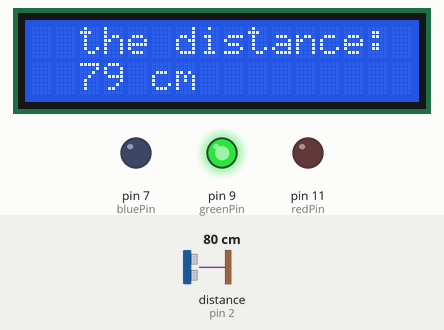
This sketch was run on a simulated Arduino Uno, built with avr-gcc and run on an emulated ATmega328P. Shown: 16×2 character LCD, output pins drawn as LEDs (lit = HIGH). Wiring (inferred from the names in the program): ultrasonic range finder: trigger pin 3; echo pin 2. The test bench sets the inputs (shaded band); at power-on: distance to the obstacle (sensor on pin 2) 80 cm. The echo pulse lasts 58.3 µs per cm; pins used as bus, display or sensor lines are not drawn.

Above: at 1.2 s.
1.3 s: distance to the obstacle (sensor on pin 2) set to 23 cm
At 3.0 s:
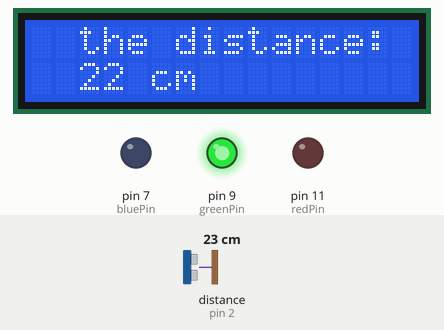
3.6 s: distance to the obstacle (sensor on pin 2) set to 19 cm
At 5.0 s:
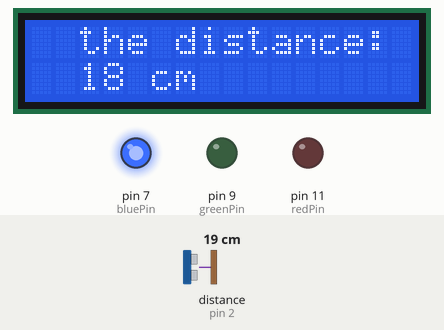
5.6 s: distance to the obstacle (sensor on pin 2) set to 4 cm
At 8.8 s:
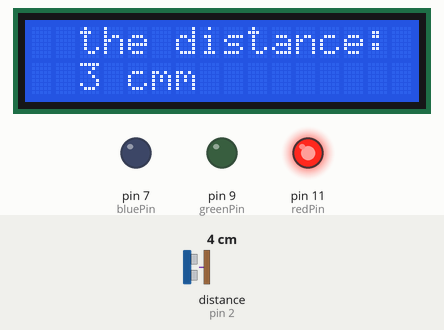
9.7 s: distance to the obstacle (sensor on pin 2) set to 7 cm
At 10.7 s:
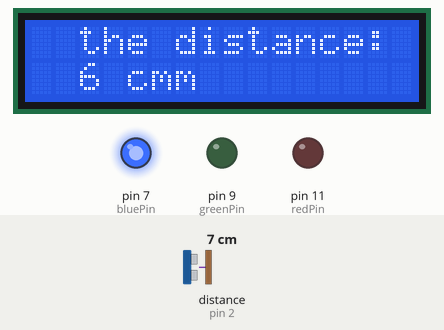
Timing chart, 0 to 12.7 s (numbered marks = the images above; inputs shaded):
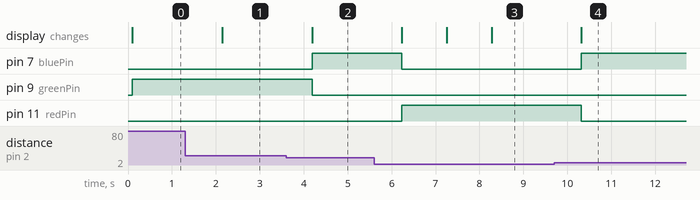

Measured:
- the behaviour switches between 21 and 20 cm on distance to the obstacle (sensor on pin 2) (found by bisection; images 1 and 2)
- the behaviour switches between 5 and 6 cm on distance to the obstacle (sensor on pin 2) (found by bisection; images 3 and 4)
- after the input at 1.3 s, the display: changes after 0.84 s (image 1)
- after the input at 3.6 s, pin 7 (bluePin): LOW → HIGH after 0.59 s; pin 9 (greenPin): HIGH → LOW after 0.59 s; the display: changes after 0.59 s (image 2)
- after the input at 5.6 s, pin 7 (bluePin): HIGH → LOW after 0.63 s; pin 11 (redPin): LOW → HIGH after 0.63 s; the display: changes after 0.63 s (image 3)
- after the input at 9.7 s, pin 7 (bluePin): LOW → HIGH after 0.62 s; pin 11 (redPin): HIGH → LOW after 0.62 s; the display: changes after 0.62 s (image 4)

The sketch:

ultrasonic-sensor.ino
```cpp
#include <LiquidCrystal_I2C.h>
LiquidCrystal_I2C lcd(0x27, 16, 2);
int trigPin = 3;  // Trigger
int echoPin = 2;  // Echo
const int bluePin = 7;
const int greenPin = 9;
const int redPin = 11;
long duration, cm, inches;

void setup() {

  // lcd init
  lcd.init();
  lcd.clear();
  lcd.backlight();

  //Serial Port begin
  Serial.begin(9600);
  //Define inputs and outputs
  pinMode(trigPin, OUTPUT);
  pinMode(echoPin, INPUT);
}

void loop() {
  // The sensor is triggered by a HIGH pulse of 10 or more microseconds.
  // Give a short LOW pulse beforehand to ensure a clean HIGH pulse:
  digitalWrite(trigPin, LOW);
  delayMicroseconds(5);
  digitalWrite(trigPin, HIGH);
  delayMicroseconds(10);
  digitalWrite(trigPin, LOW);

  // Read the signal from the sensor: a HIGH pulse whose
  // duration is the time (in microseconds) from the sending
  // of the ping to the reception of its echo off of an object.
  pinMode(echoPin, INPUT);
  pinMode(trigPin, OUTPUT);
  pinMode(greenPin, OUTPUT);
  pinMode(bluePin, OUTPUT);
  pinMode(redPin, OUTPUT);

  duration = pulseIn(echoPin, HIGH);

  // Convert the time into a distance
  cm = (duration / 2) / 29.1;    // Divide by 29.1 or multiply by 0.0343
  inches = (duration / 2) / 74;  // Divide by 74 or multiply by 0.0135

  // Serial.print(inches);
  // Serial.print("in, ");
  // Serial.print(cm);
  // Serial.print("cm");
  // Serial.println();

  // print with LCD
  lcd.setCursor(2, 0);
  lcd.println("the distance: ");
  lcd.setCursor(2, 1);  //Move cursor to character 2 on line 1
  lcd.print(cm);
  lcd.print(" cm");


  if (cm < 5) {
    digitalWrite(redPin, HIGH);
    digitalWrite(bluePin, LOW);
    digitalWrite(greenPin, LOW);
  } else if (cm >= 5 && cm < 20) {
    digitalWrite(bluePin, HIGH);
    digitalWrite(redPin, LOW);
    digitalWrite(greenPin, LOW);
  } else {
    digitalWrite(greenPin, HIGH);
    digitalWrite(redPin, LOW);
    digitalWrite(bluePin, LOW);
  }

  delay(1000);
}
```
